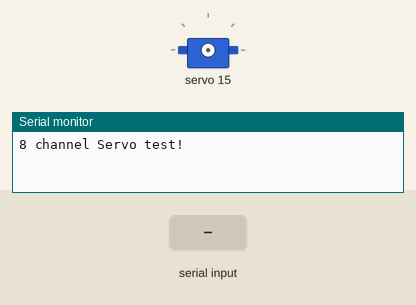
Recording of a sketch running on a simulated Arduino Uno, built with avr-gcc and run on an emulated ATmega328P. Parts: servo, the last lines printed to the serial monitor. The inputs (shaded band) are chosen by the test bench.

Above: at 1.2 s.
1.3 s: "1" received over Serial
At 2.47 s:
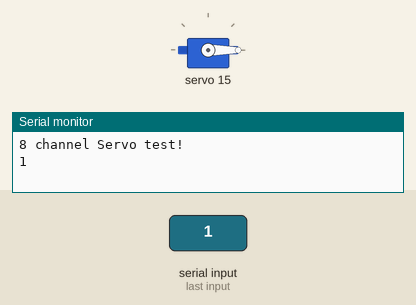
4.0 s: "0" received over Serial
At 6.4 s:
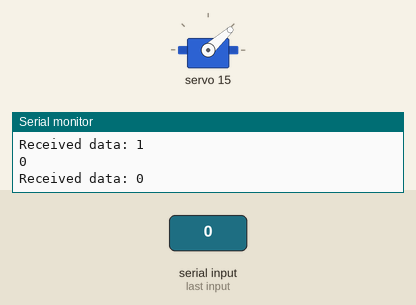
6.7 s: "2" received over Serial
At 7.87 s:
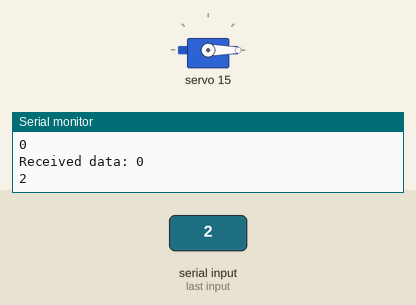
Timing chart, 0 to 9.7 s (numbered marks = the images above; inputs shaded):
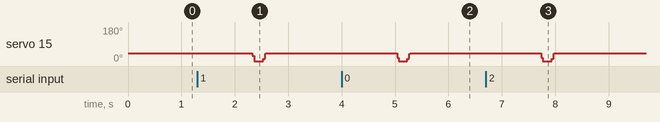

The sketch:

better_pwm_controller_code.ino
```cpp
#include <Wire.h>
#include <Adafruit_PWMServoDriver.h>

Adafruit_PWMServoDriver pwm = Adafruit_PWMServoDriver();

#define SERVOMIN  20
#define SERVOMAX  200
#define SERVO_FREQ 50

uint8_t servonum = 0;

void setup() {
  Serial.begin(9600);
  Serial.println("8 channel Servo test!");

  pwm.begin();
  pwm.setOscillatorFrequency(27000000);
  pwm.setPWMFreq(SERVO_FREQ);

  delay(10);
}

void setServoPulse(uint8_t n, double pulse) {
  double pulselength;

  pulselength = 1000000;
  pulselength /= SERVO_FREQ;
  pulselength /= 4096;
  pulse *= 1000000;
  pulse /= pulselength;
  pwm.setPWM(n, 0, pulse);
}

String alphabet = "abcdefghijklmnopqrstuvwxyz";

void loop() {
  if (Serial.available()) {
    String myString = Serial.readString();

    for (int i = 0; i < myString.length(); i++) {
      char currentChar = myString.charAt(i);
      int index = alphabet.indexOf(currentChar);
      index = index % 15;

      Serial.println(currentChar);

      makeServoHit(index);
      delay(40); // Delay before moving to the next servo position
    }

    Serial.print("Received data: ");
    Serial.println(myString);
  }
}

void makeServoHit(uint8_t snum) {
  // Phase 1: Go Down
  for (uint16_t pulselen = SERVOMAX; pulselen >= SERVOMIN; pulselen--) {
    pwm.setPWM(snum, 0, pulselen);
    delayMicroseconds(5); // Decreased delay for faster movement
  }

  delay(5); // Delay at the bottom position

  // Phase 2: Go Up
  for (uint16_t pulselen = SERVOMIN; pulselen <= SERVOMAX; pulselen++) {
    pwm.setPWM(snum, 0, pulselen);
    delayMicroseconds(5); // Decreased delay for faster movement
  }

  delay(5); // Delay at the top position
}
```

Measured:
- after the input at 1.3 s, servo 15: 42° → 0° after 1.0 s, → 42° 0.21 s later
- after the input at 4.0 s, servo 15: 42° → 0° after 1.0 s, → 42° 0.23 s later
- after the input at 6.7 s, servo 15: 42° → 0° after 1.0 s, → 42° 0.23 s later
